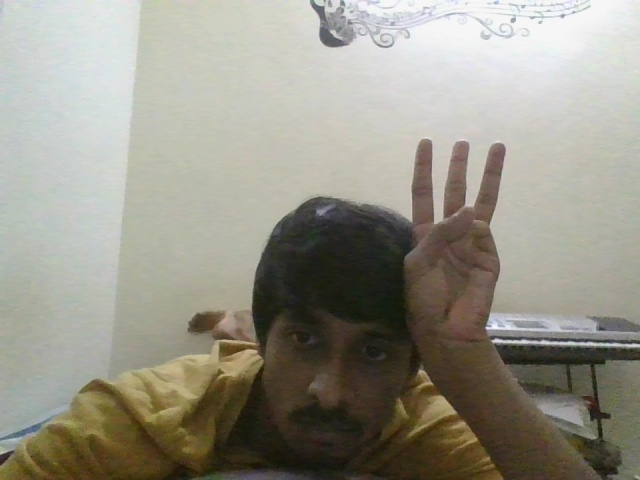
#> input picture snapshots/snap.jpg, 640 x 480 px, given in place of the camera
$ python Main_Gesture.py
#> lines starting #> are read from the running program, lines starting #| are printed output that depends on the picture; after the words box and inside, x2 and y2 are one past the last pixel; in counts of white or black regions, pixels touching at a corner belong together
# organize imports
# -*- coding: utf-8 -*-

import cv2
import imutils
import numpy as np
from sklearn.metrics import pairwise
# import pyautogui


# global variables
bg = None

# This function finds the running average between background and curr frame
# accumulateWeighted has inbuilt formula -> dst(x,y)=(1−a).dst(x,y)+a.src(x,y)
# with a as accumWeight
def run_avg(frame, a):
    global bg

    if bg is None:
        bg = frame.copy().astype("float")
        return

    # compute weighted average, accumulate it and update the background
    cv2.accumulateWeighted(frame, bg, a)

# Finds diffrence between background and current frame and then separates the foreground as white
# and background as black, Find contours and and the contour with the largest area is our hand,
# it is returned
# [63 lines left out: functions segment, count, not called in this run]

# Funtion used for callibrating the weighted average model, first 15 frames are used for callibrating with background
# After callibration any movement is captured as white in thres window
def calibrate(gray, accumWeight, num_frames):
    run_avg(gray, accumWeight)
    if num_frames == 1:
        print ("[STATUS] please wait! calibrating...")
    elif num_frames == 14:
        print ("[STATUS] calibration successfull...")
    num_frames += 1

# [4 lines left out: function takeSnapshot, not called in this run]

# Exit App
def exitApp():
    # free up memory
    camera.release()
    cv2.destroyAllWindows()

#-------------------------------------------------------------------------------
# Main function
#-------------------------------------------------------------------------------
if __name__ == "__main__":
    accumWeight = 0.5

    #Webcam
    camera = cv2.VideoCapture(0)

    # region of interest (ROI) coordinates
    top, right, bottom, left = 10, 470, 230, 690

    # initialize num of frames
    num_frames = 0

    calibrated = False

    while(True):
        (grabbed, frame) = camera.read()
#> frame is the input picture: shape (480, 640, 3); mean B, G, R 136.3, 148.5, 151.2

        frame = imutils.resize(frame, width=700)
#> frame: shape (525, 700, 3)

        #Take mirror image
        frame = cv2.flip(frame, 1)
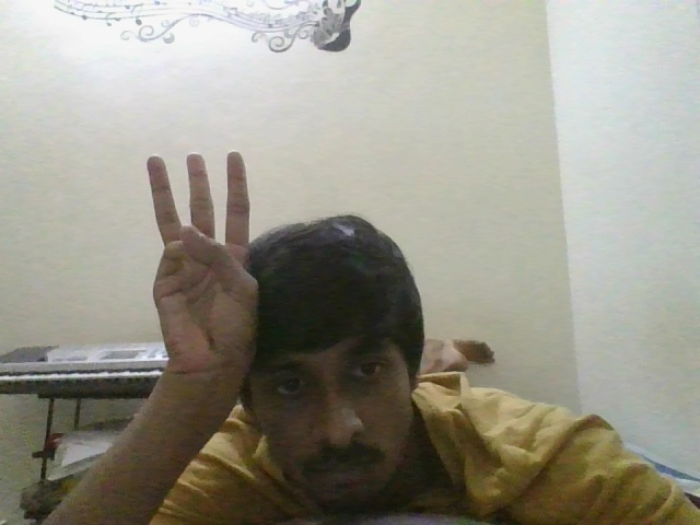
#> frame: shape (525, 700, 3); mean B, G, R 136.2, 148.5, 151.1

        clone = frame.copy()

        (height, width) = frame.shape[:2]
#> height = 525; width = 700

        roi = frame[top:bottom, right:left]
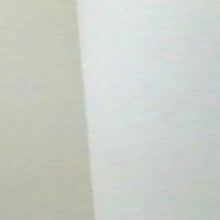
#> roi: shape (220, 220, 3); mean B, G, R 199.8, 206.7, 202.2

        # convert the roi to grayscale and blur it
        gray = cv2.cvtColor(roi, cv2.COLOR_BGR2GRAY)
        gray = cv2.GaussianBlur(gray, (7, 7), 0)


        if num_frames < 15:
            calibrate(gray, accumWeight, num_frames)
        else:
            # segment the hand region
            hand = segment(gray)

            # check whether hand region is segmented
            if hand is not None:
                (thresholded, segmented) = hand
                cv2.drawContours(clone, [segmented + (right, top)], -1, (0, 0, 255))

                # count the number of fingers
                fingers = count(thresholded, segmented)

                cv2.putText(clone, str(fingers), (70, 45), cv2.FONT_HERSHEY_SIMPLEX, 1, (0,0,255), 2)

                # # print "Fingers = ", fingers
                if fingers == 0 and num_frames > 100:
                    print ("Exiting Application..")
                    break
                if fingers == 2:
                    takeSnapshot()
                # show the thresholded image
                winname = "Thresholded"
                cv2.imshow(winname, thresholded)
                cv2.moveWindow(winname, 900, 100)

        cv2.rectangle(clone, (left, top), (right, bottom), (0,255,0), 2)
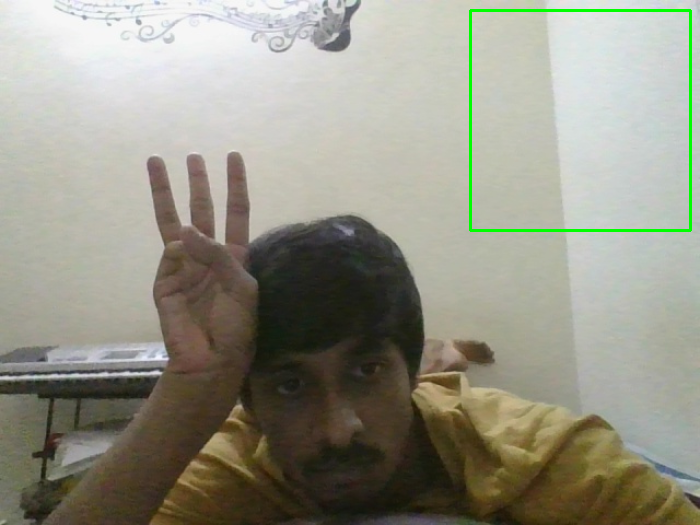
#> clone: shape (525, 700, 3); 0.72% of pixels changed, all inside (x1, y1, x2, y2) = (469, 9, 692, 232)

        # increment the number of frames
        num_frames += 1

        # display the frame with segmented hand
        cv2.imshow("Video Feed", clone)

        keypress = cv2.waitKey(1) & 0xFF
#> (key q is pressed here)

        # if the user pressed "q", then stop looping
        if keypress == ord("q"):
            break

exitApp()
